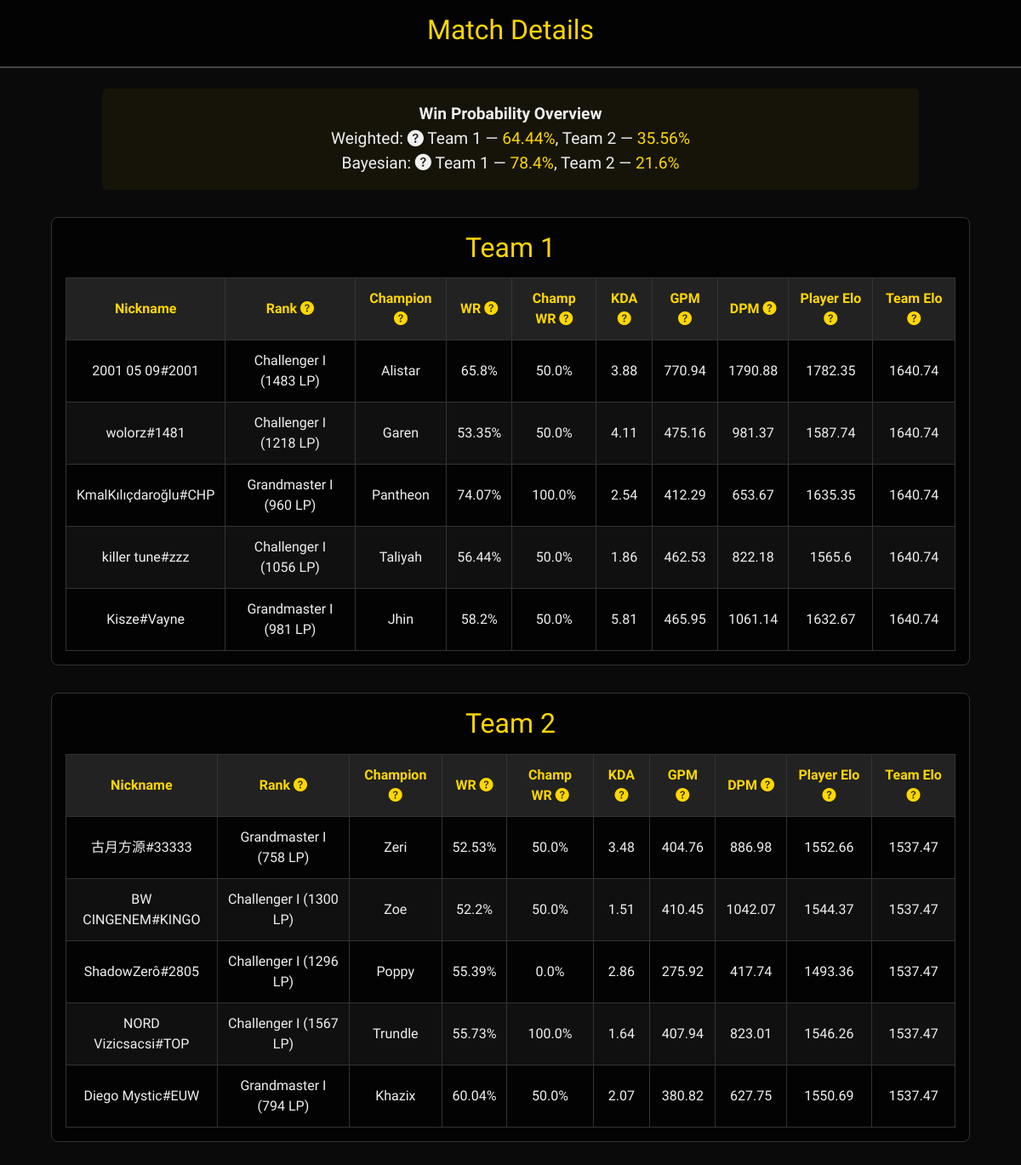
Page /match/51 on the committed database.
### tables this page shows
CREATE TABLE matches (
            match_id INTEGER PRIMARY KEY AUTOINCREMENT,
            summoner TEXT NOT NULL,
            server TEXT NOT NULL,
            timestamp TEXT NOT NULL,
            team1_win_probability REAL,
            team2_win_probability REAL,
            team1_win_probability_bayes REAL,
            team2_win_probability_bayes REAL
        );

CREATE TABLE players (
            player_id INTEGER PRIMARY KEY AUTOINCREMENT,
            match_id INTEGER NOT NULL,
            nickname TEXT NOT NULL,
            champion TEXT NOT NULL,
            rank TEXT,
            general_winrate REAL,
            champion_winrate REAL,
            kda REAL,
            gold_per_minute REAL,
            damage_per_minute REAL,
            FOREIGN KEY (match_id) REFERENCES matches(match_id)
        );

### app.py (the view)
@app.route('/match/<int:match_id>')
def match_details(match_id):
    match = get_match_by_id(match_id)
    players = get_match_data(match_id)
    return render_template("match_details.html", match=match, players=players)

### database.py (called while the page is built)
def get_match_by_id(match_id):
    conn = sqlite3.connect(DB_PATH)
    cursor = conn.cursor()
    cursor.execute("""
        SELECT * FROM matches WHERE match_id = ?
    """, (match_id,))
    match = cursor.fetchone()
    conn.close()
    return match

### elo_calculator.py (called while the page is built)
def convert_rank_to_elo(rank_str):
    match = re.match(r"(\w+) (\d) \((\d+)LP\)", rank_str)
    if not match:
        return 1500  # Fallback Elo for unranked or invalid format
    tier, division, lp = match.groups()
    base = rank_values.get(tier, 1500)
    bonus = (4 - int(division)) * 50  # Division I is best
    return base + int(lp) + bonus

def z_score(value, metric):
    try:
        value = float(value)
    except:
        value = pop_means[metric]
    return (value - pop_means[metric]) / pop_std[metric]

def calculate_player_elo(player):
    rank_elo = convert_rank_to_elo(player.get("rank", "Unranked"))
    winrate_z = z_score(player.get("general_winrate", 50), "win_rate")
    kda_z = z_score(player.get("kda", 2.5), "kda")
    gpm_z = z_score(player.get("gold_per_minute", 400), "gold_per_minute")
    dpm_z = z_score(player.get("damage_per_minute", 500), "damage_per_minute")
    total_elo = rank_elo
    total_elo += winrate_z * stat_weights["win_rate"]
    total_elo += kda_z * stat_weights["kda"]
    total_elo += gpm_z * stat_weights["gold_per_minute"]
    total_elo += dpm_z * stat_weights["damage_per_minute"]
    return total_elo

### templates/match_details.html (shortened to what this page needs)
<!DOCTYPE html>
<html lang="en">
<head>
  <link href="https://cdn.jsdelivr.net/npm/bootstrap@5.3.0/dist/css/bootstrap.min.css" rel="stylesheet">
  <link href="https://cdn.jsdelivr.net/npm/bootstrap-icons@1.10.5/font/bootstrap-icons.css" rel="stylesheet">
</head>
<body>
<header>
  <h1>Match Details</h1>
</header>
<div class="overview">
  <strong>Win Probability Overview</strong><br>
  Weighted:
<span data-bs-toggle="tooltip" data-bs-html="true" title="
<strong>Weighted Win Probability</strong><br>
This prediction is based purely on the average Elo of both teams. Each player's Elo is calculated using their solo queue rank and adjusted for performance stats like win rate, KDA, gold per minute, and damage per minute.
<br><br>
The formula used is adapted from the classic Elo system (similar to chess):<br>
<em>P = 1 / (1 + 10^((Elo_team2 - Elo_team1)/400))</em><br><br>
This value assumes that past performance is the best predictor of future performance, without factoring in uncertainty or sample size.
">
  <i class="bi bi-question-circle-fill"></i>
</span>
  Team 1 — <span style="color: gold;">{{ match[4] }}%</span>, Team 2 — <span style="color: gold;">{{ match[5] }}%</span><br>
  Bayesian:
<span data-bs-toggle="tooltip" data-bs-html="true" title="
<strong>Bayesian Win Probability</strong><br>
This prediction enhances the weighted Elo method by introducing statistical confidence. It takes into account not just the average Elo of each team, but also how consistent and trustworthy that Elo is.
<br><br>
If players have high variance in performance or limited recent match data, the Bayesian model becomes more cautious and 'hedges' the prediction.
<br><br>
This approach uses a normal distribution-based Bayesian formula that calculates the probability of Team 1 outperforming Team 2 based on both mean Elo and team variance.
">
  <i class="bi bi-question-circle-fill"></i>
</span>
  Team 1 — <span style="color: gold;">{{ match[6] }}%</span>, Team 2 — <span style="color: gold;">{{ match[7] }}%</span>
</div>
{% for team, title, players in [("Team 1", "Team 1", players[:5]), ("Team 2", "Team 2", players[5:])] %}
<div class="team-section">
  <h2>{{ title }}</h2>
  <table>
    <thead>
      <tr>
        <th>Nickname</th>
        <th>Rank
          <span data-bs-toggle="tooltip" title="Player's current solo queue rank (e.g., Gold I, Challenger).">
            <i class="bi bi-question-circle-fill"></i>
          </span>
        </th>
        <th>Champion
          <span data-bs-toggle="tooltip" title="Champion the player is using in this live match.">
            <i class="bi bi-question-circle-fill"></i>
          </span>
        </th>
        <th>WR
          <span data-bs-toggle="tooltip" title="Player's overall ranked win rate from recent games.">
            <i class="bi bi-question-circle-fill"></i>
          </span>
        </th>
        <th>Champ WR
          <span data-bs-toggle="tooltip" title="Win rate on this specific champion based on recent matches.">
            <i class="bi bi-question-circle-fill"></i>
          </span>
        </th>
        <th>KDA
          <span data-bs-toggle="tooltip" title="Kill/Death/Assist ratio. Higher is better.">
            <i class="bi bi-question-circle-fill"></i>
          </span>
        </th>
        <th>GPM
          <span data-bs-toggle="tooltip" title="Gold Per Minute. Measures income efficiency.">
            <i class="bi bi-question-circle-fill"></i>
          </span>
        </th>
        <th>DPM
          <span data-bs-toggle="tooltip" title="Damage Per Minute. Measures average damage dealt to champions.">
            <i class="bi bi-question-circle-fill"></i>
          </span>
        </th>
        <th>Player Elo
          <span data-bs-toggle="tooltip" title="Calculated from solo queue rank, adjusted using stats like WR, KDA, GPM, DPM. Represents skill level of individual player.">
            <i class="bi bi-question-circle-fill"></i>
          </span>
        </th>
        <th>Team Elo
          <span data-bs-toggle="tooltip" title="Average of all 5 player Elos. Used for probability calculations.">
            <i class="bi bi-question-circle-fill"></i>
          </span>
        </th>
      </tr>
    </thead>
    <tbody>
      {% for player in players %}
      <tr>
        <td>{{ player[0] }}</td>
        <td>{{ player[1] }}</td>
        <td>{{ player[2] }}</td>
        <td>{{ player[3] }}%</td>
        <td>{{ player[4] }}%</td>
        <td>{{ player[5] }}</td>
        <td>{{ player[6] }}</td>
        <td>{{ player[7] }}</td>
        <td>{{ player[8] }}</td>
        <td>{{ player[9] }}</td>
      </tr>
      {% endfor %}
    </tbody>
  </table>
</div>
{% endfor %}
</body>
</html>

### templates/match_details.html (style rules this page uses)
body { font-family: 'Beaufort for LOL', serif; margin: 0; background-color: #0a0a0a; color: #f0f0f0; background-size: cover; background-position: center; background-repeat: no-repeat; }
header { background-color: rgba(0, 0, 0, 0.7); padding: 1rem 2rem; border-bottom: 2px solid #444; text-align: center; }
h1 { color: gold; font-size: 2rem; }
.team-section { width: 90%; margin: 2rem auto; padding: 1rem; background-color: rgba(0, 0, 0, 0.7); border: 1px solid #333; border-radius: 8px; }
h2 { text-align: center; color: gold; margin-bottom: 1rem; }
.overview { text-align: center; font-size: 1.2rem; margin: 1.5rem auto; background-color: rgba(255, 215, 0, 0.05); padding: 1rem; border-radius: 6px; width: 80%; }
table { width: 100%; border-collapse: collapse; }
th, td { border: 1px solid #333; padding: 0.75rem; text-align: center; }
th { background-color: #222; color: gold; }
tr:nth-child(even) { background-color: rgba(255, 255, 255, 0.05); }

### rows in the picture
matches: team1_win_probability "64.44", team2_win_probability "35.56", team1_win_probability_bayes "78.4", team2_win_probability_bayes "21.6"
players: nickname "2001 05 09#2001", rank "Challenger I (1483 LP)", champion "Alistar", general_winrate "65.8", champion_winrate "50.0", kda "3.88", gold_per_minute "770.94", damage_per_minute "1790.88", player "1782.35", player "1640.74"
players: nickname "wolorz#1481", rank "Challenger I (1218 LP)", champion "Garen", general_winrate "53.35", champion_winrate "50.0", kda "4.11", gold_per_minute "475.16", damage_per_minute "981.37", player "1587.74", player "1640.74"
players: nickname "KmalKılıçdaroğlu#CHP", rank "Grandmaster I (960 LP)", champion "Pantheon", general_winrate "74.07", champion_winrate "100.0", kda "2.54", gold_per_minute "412.29", damage_per_minute "653.67", player "1635.35", player "1640.74"
players: nickname "killer tune#zzz", rank "Challenger I (1056 LP)", champion "Taliyah", general_winrate "56.44", champion_winrate "50.0", kda "1.86", gold_per_minute "462.53", damage_per_minute "822.18", player "1565.6", player "1640.74"
players: nickname "Kisze#Vayne", rank "Grandmaster I (981 LP)", champion "Jhin", general_winrate "58.2", champion_winrate "50.0", kda "5.81", gold_per_minute "465.95", damage_per_minute "1061.14", player "1632.67", player "1640.74"
players: nickname "古月方源#33333", rank "Grandmaster I (758 LP)", champion "Zeri", general_winrate "52.53", champion_winrate "50.0", kda "3.48", gold_per_minute "404.76", damage_per_minute "886.98", player "1552.66", player "1537.47"
players: nickname "BW CINGENEM#KINGO", rank "Challenger I (1300 LP)", champion "Zoe", general_winrate "52.2", champion_winrate "50.0", kda "1.51", gold_per_minute "410.45", damage_per_minute "1042.07", player "1544.37", player "1537.47"
players: nickname "ShadowZerô#2805", rank "Challenger I (1296 LP)", champion "Poppy", general_winrate "55.39", champion_winrate "0.0", kda "2.86", gold_per_minute "275.92", damage_per_minute "417.74", player "1493.36", player "1537.47"
players: nickname "NORD Vizicsacsi#TOP", rank "Challenger I (1567 LP)", champion "Trundle", general_winrate "55.73", champion_winrate "100.0", kda "1.64", gold_per_minute "407.94", damage_per_minute "823.01", player "1546.26", player "1537.47"
players: nickname "Diego Mystic#EUW", rank "Grandmaster I (794 LP)", champion "Khazix", general_winrate "60.04", champion_winrate "50.0", kda "2.07", gold_per_minute "380.82", damage_per_minute "627.75", player "1550.69", player "1537.47"

### other values in the picture
{{ title }} "Team 1" "Team 2"
